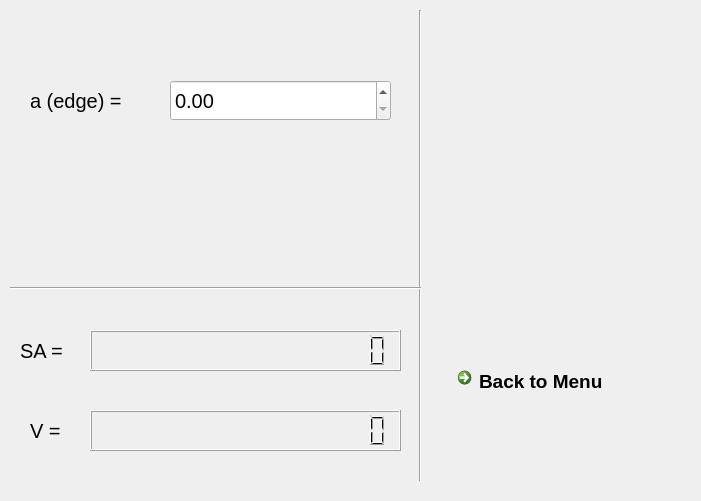
  <widget class="QWidget" name="CubeClass" native="true">
   <property name="geometry">
    <rect>
     <x>0</x>
     <y>0</y>
     <width>701</width>
     <height>501</height>
    </rect>
   </property>
   <property name="autoFillBackground">
    <bool>true</bool>
   </property>
   <widget class="QLabel" name="label">
    <property name="geometry">
     <rect>
      <x>470</x>
      <y>120</y>
      <width>171</width>
      <height>171</height>
     </rect>
    </property>
    <property name="text">
     <string/>
    </property>
    <property name="pixmap">
     <pixmap>cube.png</pixmap>
    </property>
    <property name="scaledContents">
     <bool>true</bool>
    </property>
   </widget>
   <widget class="QLabel" name="label_2">
    <property name="geometry">
     <rect>
      <x>30</x>
      <y>80</y>
      <width>131</width>
      <height>41</height>
     </rect>
    </property>
    <property name="font">
     <font>
      <pointsize>15</pointsize>
     </font>
    </property>
    <property name="text">
     <string>a (edge) =</string>
    </property>
   </widget>
   <widget class="Line" name="line">
    <property name="geometry">
     <rect>
      <x>410</x>
      <y>10</y>
      <width>20</width>
      <height>471</height>
     </rect>
    </property>
    <property name="orientation">
     <enum>Qt::Vertical</enum>
    </property>
   </widget>
   <widget class="QLabel" name="label_3">
    <property name="geometry">
     <rect>
      <x>20</x>
      <y>330</y>
      <width>81</width>
      <height>41</height>
     </rect>
    </property>
    <property name="font">
     <font>
      <pointsize>15</pointsize>
     </font>
    </property>
    <property name="text">
     <string>SA =</string>
    </property>
   </widget>
   <widget class="QLCDNumber" name="cuSurfaceArea">
    <property name="geometry">
     <rect>
      <x>90</x>
      <y>330</y>
      <width>311</width>
      <height>41</height>
     </rect>
    </property>
    <property name="font">
     <font>
      <family>MS UI Gothic</family>
      <pointsize>10</pointsize>
     </font>
    </property>
    <property name="smallDecimalPoint">
     <bool>true</bool>
    </property>
    <property name="digitCount">
     <number>15</number>
    </property>
    <property name="mode">
     <enum>QLCDNumber::Dec</enum>
    </property>
    <property name="intValue" stdset="0">
     <number>0</number>
    </property>
   </widget>
   <widget class="QDoubleSpinBox" name="cuLength">
    <property name="geometry">
     <rect>
      <x>170</x>
      <y>80</y>
      <width>221</width>
      <height>41</height>
     </rect>
    </property>
    <property name="font">
     <font>
      <pointsize>15</pointsize>
     </font>
    </property>
    <property name="maximum">
     <double>99999999999999.000000000000000</double>
    </property>
    <property name="singleStep">
     <double>0.010000000000000</double>
    </property>
   </widget>
   <widget class="QLabel" name="label_4">
    <property name="geometry">
     <rect>
      <x>30</x>
      <y>410</y>
      <width>51</width>
      <height>41</height>
     </rect>
    </property>
    <property name="font">
     <font>
      <pointsize>15</pointsize>
     </font>
    </property>
    <property name="text">
     <string>V =</string>
    </property>
   </widget>
   <widget class="QLCDNumber" name="cuVolume">
    <property name="enabled">
     <bool>true</bool>
    </property>
    <property name="geometry">
     <rect>
      <x>90</x>
      <y>410</y>
      <width>311</width>
      <height>41</height>
     </rect>
    </property>
    <property name="font">
     <font>
      <pointsize>10</pointsize>
     </font>
    </property>
    <property name="autoFillBackground">
     <bool>false</bool>
    </property>
    <property name="smallDecimalPoint">
     <bool>true</bool>
    </property>
    <property name="digitCount">
     <number>15</number>
    </property>
    <property name="mode">
     <enum>QLCDNumber::Dec</enum>
    </property>
    <property name="segmentStyle">
     <enum>QLCDNumber::Filled</enum>
    </property>
    <property name="value" stdset="0">
     <double>0.000000000000000</double>
    </property>
    <property name="intValue" stdset="0">
     <number>0</number>
    </property>
   </widget>
   <widget class="Line" name="line_3">
    <property name="geometry">
     <rect>
      <x>10</x>
      <y>280</y>
      <width>411</width>
      <height>16</height>
     </rect>
    </property>
    <property name="orientation">
     <enum>Qt::Horizontal</enum>
    </property>
   </widget>
   <widget class="QCommandLinkButton" name="cuBack">
    <property name="geometry">
     <rect>
      <x>450</x>
      <y>360</y>
      <width>222</width>
      <height>48</height>
     </rect>
    </property>
    <property name="font">
     <font>
      <family>Segoe UI</family>
      <pointsize>14</pointsize>
     </font>
    </property>
    <property name="text">
     <string>Back to Menu</string>
    </property>
   </widget>
  </widget>
